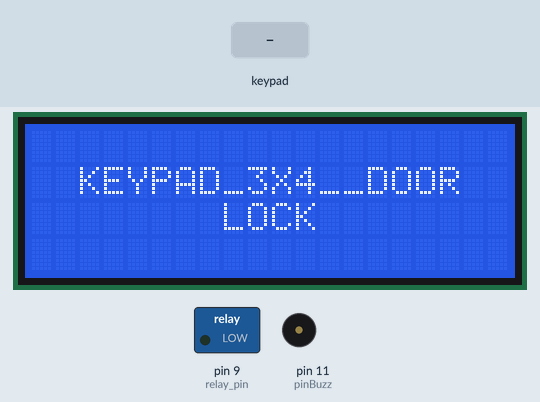
This sketch was run on a simulated Arduino Uno, built with avr-gcc and run on an emulated ATmega328P. Parts: 20×4 character LCD, switched loads named in the sketch (green lamp = pin HIGH), buzzer (waves = sounding). The inputs (shaded band) are chosen by the test bench. EEPROM starts erased.

Above: at 4.6 s.
At 9.8 s:
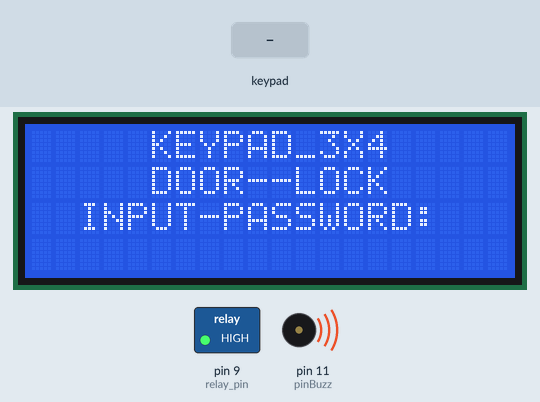
9.9 s: keypad keys 5 4 3 2 pressed 0.4 s apart
At 12.5 s:
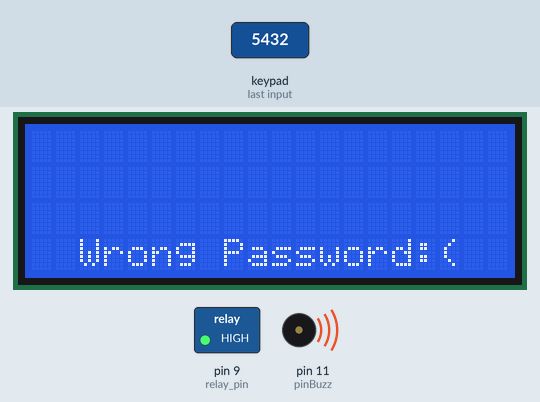
At 14.2 s:
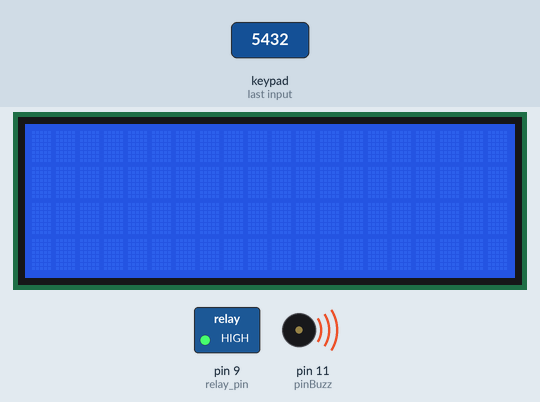
Timing chart, 0 to 15.7 s (numbered marks = the images above; inputs shaded):
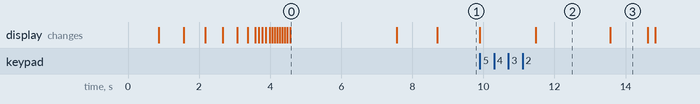

The sketch:

Smart_Door_Lock.ino
```cpp
#include <Keypad.h>
#include <LiquidCrystal_I2C.h>
#include<EEPROM.h>

LiquidCrystal_I2C lcd(0x27, 2, 1, 0, 4, 5, 6, 7, 3, POSITIVE);
#define relay_pin 9
#define pinBuzz 11

char password[4];
char initial_password[4], new_password[4];

int i=0;
char key_pressed=0;
const byte rows = 4;
const byte columns = 3;
char hexaKeys[rows][columns] = {

  {'1','2','3'},

  {'4','5','6'},

  {'7','8','9'},

  {'*','0','#'}

};

byte row_pins[rows] = {5,4,3,2};
byte column_pins[columns] = {8,7,6};
Keypad keypad_key = Keypad( makeKeymap(hexaKeys), row_pins, column_pins, rows, columns);

//----------------------------------------------------------------------------------------//

void setup()

{

  lcd.begin(20, 4);
  lcd.setCursor(2, 1);
  lcd.print("K");
  delay(800);
  lcd.setCursor(3, 1);
  lcd.print("E");
  delay(700);
  lcd.setCursor(4, 1);
  lcd.print("Y");
  delay(600);
  lcd.setCursor(5, 1);
  lcd.print("P");
  delay(500);
  lcd.setCursor(6, 1);
  lcd.print("A");
  delay(400);
  lcd.setCursor(7, 1);
  lcd.print("D");
  delay(300);
  lcd.setCursor(8, 1);
  lcd.print("_");
  delay(200);
  lcd.setCursor(9, 1);
  lcd.print("3");
  delay(100);
  lcd.setCursor(10, 1);
  lcd.print("X");
  delay(100);
  lcd.setCursor(11, 1);
  lcd.print("4");
  delay(100);
  lcd.setCursor(12, 1);
  lcd.print("_");
  delay(100);
  lcd.setCursor(13, 1);
  lcd.print("_");
  delay(70);
  lcd.setCursor(14, 1);
  lcd.print("D");
  delay(70);
  lcd.setCursor(15, 1);
  lcd.print("O");
  delay(70);
  lcd.setCursor(16, 1);
  lcd.print("O");
  delay(70);
  lcd.setCursor(17, 1);
  lcd.print("R");
  delay(70);
  lcd.setCursor(11, 2);
  lcd.print("K");
  delay(70);
  lcd.setCursor(10, 2);
  lcd.print("C");
  delay(70);
  lcd.setCursor(9, 2);
  lcd.print("O");
  delay(70);
  lcd.setCursor(8, 2);
  lcd.print("L");
  delay(3000);
  lcd.clear();

  delay(1000);
  pinMode(relay_pin, OUTPUT);
  digitalWrite(relay_pin, HIGH);

  pinMode(pinBuzz, OUTPUT);
  beep(50);
  Serial.begin(9600);


}

//------------------------------------------------------------------------------------//

void loop()
{
  lcd.setCursor(5, 0);
  lcd.print("KEYPAD_3X4");
  lcd.setCursor(5, 1);
  lcd.print("DOOR--LOCK");
  lcd.setCursor(2, 2);
  lcd.print("INPUT-PASSWORD: ");

  initialpassword();

  digitalWrite(relay_pin, HIGH);
  key_pressed = keypad_key.getKey();

  if(key_pressed=='#')
    change();
  if (key_pressed)
  {

    lcd.setCursor(8, 3);
    lcd.print("*");
    beep(50);
    password[i++]=key_pressed;

      }

  if(i==4)
  {
    delay(200);
    for(int j=0;j<4;j++)
      initial_password[j]=EEPROM.read(j);
    if(!(strncmp(password, initial_password,4)))
    {
      Open();

    }

    else
    {
      wrong();

    }

  }

}

//----------------------------------------------------------------------------------------//

void change()
{
  int j=0;
  lcd.clear();
  lcd.print("Current Password");
  lcd.setCursor(0,1);
  while(j<4)
  {
    char key=keypad_key.getKey();
    if(key)//----------
    {//-----------
      beep(50);
      new_password[j++]=key;
      lcd.setCursor(8, 3);
      lcd.print("*");
    }//-----------
    key=0;//---------
  }
  delay(500);

  if((strncmp(new_password, initial_password, 4)))
  {
    wrong();
  }
  else
  {
    j=0;
    lcd.clear();
    lcd.print("New Password:");
    lcd.setCursor(0,1);//------------------
    while(j<4)
    {
      char key=keypad_key.getKey();
      if(key)
      {
        initial_password[j]=key;
        lcd.setCursor(8, 3);
        lcd.print("*");
        beep(50);
        EEPROM.write(j,key);
        j++;
      }
    }
    lcd.clear();
    lcd.setCursor(0,1);
    lcd.print("Pass Changed");
    delay(1000);
  }
  lcd.clear();
  key_pressed=0;
}

//-------------------------------------------------------------------------------------//

void initialpassword(){
  for(int j=0;j<4;j++)
    EEPROM.write(j, j+49);
  for(int j=0;j<4;j++)
    initial_password[j]=EEPROM.read(j);
}

//-----------------------------------------------------------------------//

void beep(unsigned char delayms){
  analogWrite(11, 20);      // Almost any value can be used except 0 and 255
                           // experiment to get the best tone
  delay(delayms);          // wait for a delayms ms
  analogWrite(11, 0);       // 0 turns it off
  delay(delayms);          // wait for a delayms ms
}

//----------------------------------------------------------------------------------//

void wrong(){
  // pass wrong!
  lcd.clear();
  lcd.setCursor(2, 3);
  lcd.print("Wrong Password:(");
  delay(1000);
  beep(100);
  delay(100);
  beep(150);
  delay(100);
  beep(200);
  lcd.clear();
  delay(1000);
  return;
  }

//--------------------------------------------------------------------------------//

void Open(){
  delay(2000);
  lcd.clear();
  lcd.setCursor(4, 3);
  lcd.print("Door is Open");
  digitalWrite(relay_pin, LOW);

  beep(50);
  delay(100);
  beep(100);
  delay(4000);

  digitalWrite(relay_pin, HIGH);
  lcd.clear();
  lcd.setCursor(3, 3);
  lcd.print("Door is Closed");
  delay(2000);
  lcd.clear();
  delay(1000);
  return;
}
```

Measured:
- after the input at 9.9 s, the display: first changes at once (image 2 shows a later state)
- what the display in image 0 shows lasts 3.0 s, from 4.6 s to 7.6 s
- what the display in image 2 shows lasts 2.1 s, from 11.5 s to 13.6 s
